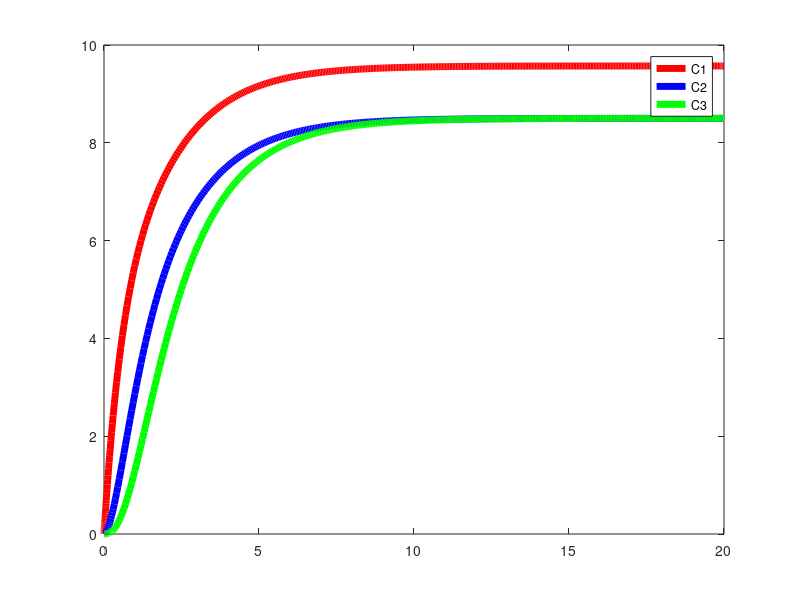

This chart was generated by the following MATLAB code:
#6.1-f#########################################################
#rk4
clc;
clear;
function dxdt = rk4(t,x)
  C1 = x(1);
  C2 = x(2);
  C3 = x(3);
  
  V = 5;#m^3
  
  dxdt(1) = (1/V)*(50-7*C1 + 2*C3);
  dxdt(2) = (1/V)* (7*C1 + 1 - 8*C2);
  dxdt(3) = (1/V)*(8*C2 -8*C3);
endfunction

ti = 0;
tf = 20;
t0 = [ti tf];

C10 = 0;
C20 = 0;
C30 = 0;

C0 = [C10 C20 C30];

optim = odeset('MaxStep',0.2);
[t,x] = ode45(@rk4, t0, C0,optim);
C1 = x(:,1);
C2 = x(:,2);
C3 = x(:,3);

plot(t,C1,'r', 'linewidth',5,
t,C2,'b', 'linewidth',5,
t,C3,'g', 'linewidth',5)
L = legend('C1', 'C2','C3');
set(L,'location','northeast')